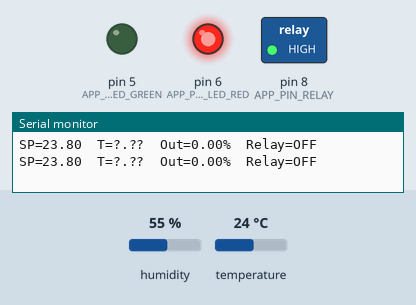
Bench run of a program on a simulated Arduino Mega 2560, built with avr-gcc and run on an emulated ATmega2560. Parts: switched loads named in the program (green lamp = pin HIGH), output pins drawn as LEDs (lit = HIGH), the last lines printed to the serial monitor. Wiring (inferred from the names in the program): DHT11 sensor: data pin 7. Dashed ring = blinking. The test bench sets the inputs (shaded band); at power-on: temperature 24 °C, humidity 55 %. Pins used as bus, display or sensor lines are not drawn.

Above: at 5.0 s.
5.1 s: temperature set to 22 °C
At 7.7 s:
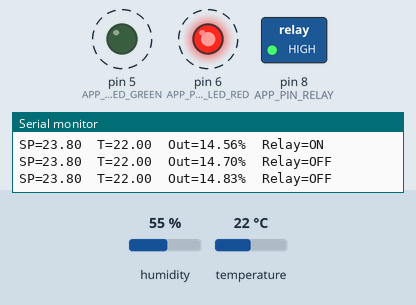
15.0 s: temperature set to 14 °C
21.4 s: temperature set to 11 °C
At 22.3 s:
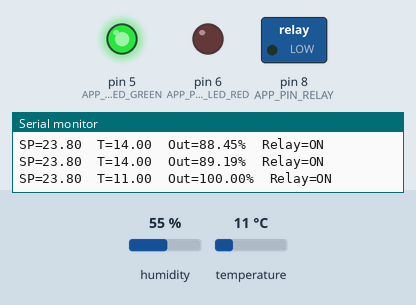
22.9 s: temperature set to 19 °C
At 26.2 s:
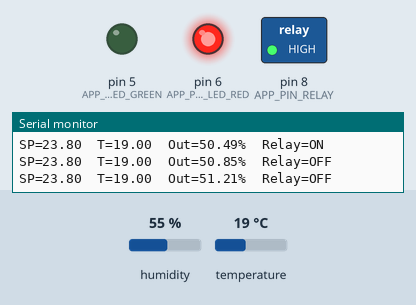
29.3 s: temperature set to 12 °C
Timing chart, 0 to 31.9 s (numbered marks = the images above; inputs shaded):
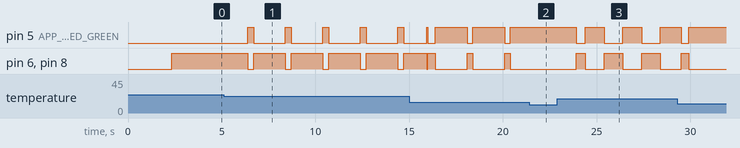

The program:

main.cpp
```cpp
/* ==========================================================================
 *  main.cpp
 *  Lab 6 - Part 2 - Variant A : PID Temperature Control with hysteresis-free
 *  closed-loop regulation, DHT11 sensor, relay-driven resistor heater.
 *
 *  Architecture: cooperative time-triggered scheduler in loop().
 *  Each "task" runs at its own period using millis() timing. Equivalent to
 *  three FreeRTOS tasks but without the overhead of a preemptive kernel,
 *  the heap, or per-task stacks. Functionally identical for periodic
 *  control loops because all three "tasks" run to completion in well under
 *  their period.
 *
 *  Layered architecture (MCAL/ECAL/SRV/APP):
 *    APP  - this file (scheduler + state)
 *    SRV  - srv_pid (PID controller), srv_tpo (Time-Proportional Output)
 *    ECAL - ed_dht (sensor), ed_relay (actuator), ed_led (indicator)
 *
 *  Output is one human-readable status line per APP_T_DISP_MS, sent over
 *  the standard serial port at 9600 baud. STDIO printf is redirected to
 *  Serial via mcal_stdio in setup() so any module can call printf().
 * ========================================================================== */
#include <Arduino.h>
#include <stdio.h>
#include <stdlib.h>

#include "app_config.h"
#include "ed_dht.h"
#include "ed_relay.h"
#include "ed_led.h"
#include "srv_pid.h"
#include "srv_tpo.h"

/* --- printf -> Serial redirect (so STDIO works as required) --- */
static int put_to_serial(char c, FILE *)
{
    if (c == '\n') Serial.write('\r');
    Serial.write(c);
    return 0;
}
static FILE s_stdout;

/* --- shared application state --- */
static srv_pid_t g_pid;
static srv_tpo_t g_tpo;

static float g_setpoint      = APP_PID_SETPOINT_C;
static float g_temperature_c = 0.0f;
static int   g_temp_valid    = 0;
static float g_pid_output    = 0.0f;
static int   g_relay_on      = 0;

/* --- "task" period trackers (ms) --- */
static unsigned long t_last_acq  = 0;
static unsigned long t_last_ctrl = 0;
static unsigned long t_last_disp = 0;

/* --- serial setpoint input buffer --- */
static char    s_rx_buf[8];
static uint8_t s_rx_len = 0;

/* ------------------------------------------------------------------------- */
/*  Print a float with 2 decimals using only integer math.
 *  Avoids dtostrf() and Serial.print(float, 2) which on AVR pull in heavy
 *  format machinery.
 * ------------------------------------------------------------------------- */
static void print_fixed2(float v)
{
    long centi = (long)(v * 100.0f + (v >= 0.0f ? 0.5f : -0.5f));
    if (centi < 0) { Serial.print('-'); centi = -centi; }
    Serial.print(centi / 100);
    Serial.print('.');
    long frac = centi % 100;
    if (frac < 10) Serial.print('0');
    Serial.print(frac);
}

/* ------------------------------------------------------------------------- */
/*  Equivalent of "Task_Acquisition" (FreeRTOS).
 *  Reads DHT11 every APP_T_ACQ_MS milliseconds.
 * ------------------------------------------------------------------------- */
static void run_acquisition(void)
{
    float t = 0.0f;
    if (ed_dht_read_temperature(&t)) {
        g_temperature_c = t;
        g_temp_valid    = 1;
    } else {
        g_temp_valid    = 0;
    }
}

/* ------------------------------------------------------------------------- */
/*  Equivalent of "Task_Control" (FreeRTOS).
 *  Runs PID -> TPO every APP_T_CTRL_MS milliseconds. Drives relay + LEDs.
 * ------------------------------------------------------------------------- */
static void run_control(void)
{
    const float dt_s = ((float)APP_T_CTRL_MS) / 1000.0f;

    if (g_temp_valid) {
        g_pid_output = srv_pid_compute(&g_pid, g_setpoint,
                                       g_temperature_c, dt_s);
    } else {
        /* Safety: if sensor unreadable, force OFF and reset the PID so we
         * start clean when sensor returns.                                 */
        g_pid_output = 0.0f;
        srv_pid_reset(&g_pid);
    }

    srv_tpo_set_duty(&g_tpo, g_pid_output);
    g_relay_on = srv_tpo_eval(&g_tpo, (uint32_t)millis());

    ed_relay_set(g_relay_on ? ED_RELAY_ON : ED_RELAY_OFF);
    ed_led_set(ED_LED_ID_GREEN, g_relay_on ? ED_LED_ON  : ED_LED_OFF);
    ed_led_set(ED_LED_ID_RED,   g_relay_on ? ED_LED_OFF : ED_LED_ON);
}

/* ------------------------------------------------------------------------- */
/*  Equivalent of "Task_Display" (FreeRTOS).
 *  Prints one status line every APP_T_DISP_MS milliseconds.
 * ------------------------------------------------------------------------- */
static void run_display(void)
{
    Serial.print(F("SP="));
    print_fixed2(g_setpoint);
    Serial.print(F("  T="));
    if (g_temp_valid) {
        print_fixed2(g_temperature_c);
    } else {
        Serial.print(F("?.??"));
    }
    Serial.print(F("  Out="));
    print_fixed2(g_pid_output);
    Serial.print(F("%  Relay="));
    Serial.println(g_relay_on ? F("ON ") : F("OFF"));
}

/* ------------------------------------------------------------------------- */
/*  Reads characters from Serial without blocking. On newline, parses the
 *  accumulated string as a float and updates g_setpoint if in range.
 *  Usage: type a number (e.g. "28.5") and press Enter.
 * ------------------------------------------------------------------------- */
static void run_serial_input(void)
{
    while (Serial.available()) {
        char c = (char)Serial.read();
        if (c == '\r' || c == '\n') {
            if (s_rx_len > 0) {
                s_rx_buf[s_rx_len] = '\0';
                float val = (float)atof(s_rx_buf);
                if (val >= 10.0f && val <= 50.0f) {
                    g_setpoint = val;
                    srv_pid_reset(&g_pid);
                    Serial.print(F("SP -> "));
                    print_fixed2(g_setpoint);
                    Serial.println(F(" C"));
                } else {
                    Serial.println(F("ERR: setpoint must be 10-50 C"));
                }
                s_rx_len = 0;
            }
        } else if (s_rx_len < (uint8_t)(sizeof(s_rx_buf) - 1)) {
            s_rx_buf[s_rx_len++] = c;
        }
    }
}

/* ========================================================================= */
void setup(void)
{
    /* Serial up. Long delay so host USB enumerates before banner.          */
    Serial.begin(APP_SERIAL_BAUD);
    delay(2000);

    /* Bind printf to Serial so any module can use STDIO.                   */
    fdev_setup_stream(&s_stdout, put_to_serial, NULL, _FDEV_SETUP_WRITE);
    stdout = &s_stdout;

    /* Banner                                                               */
    Serial.println();
    Serial.println(F("======================================================="));
    Serial.println(F(" Lab 6 - Part 2 Var A : PID Temperature Control"));
    Serial.println(F(" Cooperative scheduler, DHT11 + Relay + LEDs"));
    Serial.println(F("======================================================="));
    Serial.print  (F("SetPoint  : "));
    print_fixed2(APP_PID_SETPOINT_C);
    Serial.println(F(" C"));
    Serial.print  (F("Pins      : DHT="));  Serial.print(APP_PIN_DHT);
    Serial.print  (F("  Relay="));          Serial.print(APP_PIN_RELAY);
    Serial.print  (F("  GREEN="));          Serial.print(APP_PIN_LED_GREEN);
    Serial.print  (F("  RED="));            Serial.println(APP_PIN_LED_RED);
    Serial.println(F("-------------------------------------------------------"));
    Serial.flush();

    /* Bring up drivers and services                                        */
    ed_dht_setup();
    ed_relay_setup();
    ed_led_setup();
    srv_pid_init(&g_pid,
                 APP_PID_KP, APP_PID_KI, APP_PID_KD,
                 APP_PID_OUT_MIN, APP_PID_OUT_MAX);
    srv_tpo_init(&g_tpo, APP_TPO_WINDOW_MS, (uint32_t)millis());

    /* Initial safe state: relay OFF, red LED on, green LED off             */
    ed_relay_set(ED_RELAY_OFF);
    ed_led_set(ED_LED_ID_GREEN, ED_LED_OFF);
    ed_led_set(ED_LED_ID_RED,   ED_LED_ON);

    Serial.println(F("[OK ] all drivers initialised, entering main loop"));
    Serial.flush();

    /* DHT11 needs ~1 s after power-up before its first valid reading.      */
    delay(1500);

    unsigned long now = millis();
    t_last_acq  = now;
    t_last_ctrl = now;
    t_last_disp = now;
}

/* ========================================================================= */
void loop(void)
{
    unsigned long now = millis();

    /* Serial setpoint input — runs every iteration, non-blocking */
    run_serial_input();

    /* "Task" Acquisition */
    if (now - t_last_acq >= APP_T_ACQ_MS) {
        t_last_acq += APP_T_ACQ_MS;
        run_acquisition();
    }

    /* "Task" Control */
    if (now - t_last_ctrl >= APP_T_CTRL_MS) {
        t_last_ctrl += APP_T_CTRL_MS;
        run_control();
    }

    /* "Task" Display */
    if (now - t_last_disp >= APP_T_DISP_MS) {
        t_last_disp += APP_T_DISP_MS;
        run_display();
    }
}
```

ed_dht.h
```cpp
/* ==========================================================================
 *  ed_dht.h
 *  ECAL-layer driver for the DHT11 / DHT22 temperature-humidity sensor.
 *  Wraps Adafruit's DHT library behind a thin C interface so the rest of
 *  the application does not pull in C++ classes.
 * ========================================================================== */
#ifndef ED_DHT_H
#define ED_DHT_H

#ifdef __cplusplus
extern "C" {
#endif

/*  Initialise the DHT driver on the pin declared in app_config.h.           */
void ed_dht_setup(void);

/*  Read one temperature sample.
 *  @param out_temp_c  Pointer that receives the value in degrees Celsius.
 *  @return            1 on success, 0 on checksum / timeout failure.        */
int  ed_dht_read_temperature(float *out_temp_c);

/*  Read one humidity sample.
 *  @param out_humidity  Pointer that receives relative humidity in %.
 *  @return              1 on success, 0 on failure.                         */
int  ed_dht_read_humidity(float *out_humidity);

#ifdef __cplusplus
}
#endif

#endif /* ED_DHT_H */
```

ed_led.h
```cpp
/* ==========================================================================
 *  ed_led.h
 *  ECAL-layer driver for the indicator LEDs (green = heater ON,
 *  red = heater OFF). Multi-instance design based on LED IDs, following
 *  the pattern shown in the lab reference material (A.2 ed_button.h).
 * ========================================================================== */
#ifndef ED_LED_H
#define ED_LED_H

#ifdef __cplusplus
extern "C" {
#endif

/*  LED identifiers. Keep ED_LED_ID_NR_OF as the last item.                 */
enum {
    ED_LED_ID_GREEN = 0,
    ED_LED_ID_RED,
    ED_LED_ID_NR_OF
};

typedef enum {
    ED_LED_OFF = 0,
    ED_LED_ON  = 1
} ed_led_state_t;

/*  Initialise all LED pins as outputs and force them OFF.                  */
void ed_led_setup(void);

/*  Command one LED ON or OFF. Unknown IDs are silently ignored.            */
void ed_led_set(int led_id, ed_led_state_t state);

#ifdef __cplusplus
}
#endif

#endif /* ED_LED_H */
```

ed_relay.h
```cpp
/* ==========================================================================
 *  ed_relay.h
 *  ECAL-layer driver for a single-channel, active-LOW relay module used to
 *  switch the resistor heater on and off.
 *
 *  The driver exposes ON/OFF semantics; the active-LOW inversion is
 *  handled internally so the application never has to think about it.
 * ========================================================================== */
#ifndef ED_RELAY_H
#define ED_RELAY_H

#ifdef __cplusplus
extern "C" {
#endif

typedef enum {
    ED_RELAY_OFF = 0,
    ED_RELAY_ON  = 1
} ed_relay_state_t;

/*  Initialise the relay pin as output and force the safe state (OFF).      */
void             ed_relay_setup(void);

/*  Command the relay to the given state.                                   */
void             ed_relay_set(ed_relay_state_t state);

/*  Return the last state commanded via ed_relay_set().                     */
ed_relay_state_t ed_relay_get_state(void);

#ifdef __cplusplus
}
#endif

#endif /* ED_RELAY_H */
```

srv_pid.h
```cpp
/* ==========================================================================
 *  srv_pid.h
 *  SRV-layer Proportional-Integral-Derivative (PID) controller.
 *
 *  Direct-acting: error = SetPoint - Measured, so a positive error asks
 *  for MORE heat (the heater is a direct-acting actuator).
 *
 *  The context struct is opaque from the caller's point of view but kept
 *  in the header so the user can allocate it on the stack / statically.
 * ========================================================================== */
#ifndef SRV_PID_H
#define SRV_PID_H

#ifdef __cplusplus
extern "C" {
#endif

typedef struct {
    /* Tuning */
    float kp;
    float ki;
    float kd;

    /* Output clamp */
    float out_min;
    float out_max;

    /* Internal state */
    float integral;
    float prev_error;
    int   first_run;
} srv_pid_t;

/*  Initialise a PID instance with gains and output saturation limits.
 *  Clears integral and previous-error state.                               */
void  srv_pid_init(srv_pid_t *pid,
                   float kp, float ki, float kd,
                   float out_min, float out_max);

/*  Clear integral accumulator and previous-error memory. Call whenever
 *  the loop is disabled or the setpoint changes abruptly.                  */
void  srv_pid_reset(srv_pid_t *pid);

/*  Run one PID iteration.
 *  @param setpoint  Desired value.
 *  @param measured  Current measured value.
 *  @param dt_s      Seconds elapsed since the previous call (must be > 0).
 *  @return Output clamped to [out_min, out_max] with conditional-integration
 *          anti-windup.                                                    */
float srv_pid_compute(srv_pid_t *pid,
                      float setpoint, float measured, float dt_s);

#ifdef __cplusplus
}
#endif

#endif /* SRV_PID_H */
```

srv_tpo.h
```cpp
/* ==========================================================================
 *  srv_tpo.h
 *  SRV-layer Time-Proportional Output (TPO).
 *
 *  Converts a 0..100 % continuous control signal (from the PID) into a
 *  relay ON/OFF waveform inside a fixed time window. Example with a 2000 ms
 *  window and a 60 % duty:
 *
 *      | ON for 1200 ms | OFF for 800 ms | ON for 1200 ms | OFF for 800 ms | ...
 *
 *  This is the standard way to use a relay as a "pseudo-PWM" actuator
 *  without destroying its contacts with fast switching.
 * ========================================================================== */
#ifndef SRV_TPO_H
#define SRV_TPO_H

#include <stdint.h>

#ifdef __cplusplus
extern "C" {
#endif

typedef struct {
    uint32_t window_ms;        /* Total window length in ms               */
    uint32_t window_start_ms;  /* millis() value at which current window began */
    float    duty_pct;         /* Currently requested duty 0..100         */
} srv_tpo_t;

/*  Initialise a TPO instance with a window length.
 *  @param now_ms  Current millis() reading; used to anchor the window.   */
void srv_tpo_init(srv_tpo_t *tpo, uint32_t window_ms, uint32_t now_ms);

/*  Change the requested duty cycle. Takes effect in the current window
 *  without waiting for the next one.                                     */
void srv_tpo_set_duty(srv_tpo_t *tpo, float duty_pct);

/*  Evaluate the TPO for the current moment and return the desired relay
 *  state: 1 = ON, 0 = OFF.                                               */
int  srv_tpo_eval(srv_tpo_t *tpo, uint32_t now_ms);

#ifdef __cplusplus
}
#endif

#endif /* SRV_TPO_H */
```

ed_dht.cpp
```cpp
/* ==========================================================================
 *  ed_dht.cpp
 *  Minimal hand-written DHT11 driver. Bit-bangs the 1-wire-like protocol
 *  directly on the data pin. Zero dependencies on Adafruit DHT.
 *
 *  Uses micros() for pulse measurement — immune to digitalRead() overhead
 *  variations across AVR pin/timer assignments.
 *
 *  No ATOMIC_BLOCK needed: the Timer0 ISR adds at most ~1 µs jitter per
 *  pulse measurement, negligible against the 44 µs gap between a 0-bit
 *  (~26 µs HIGH) and a 1-bit (~70 µs HIGH).
 * ========================================================================== */
#include "ed_dht.h"
#include "app_config.h"
#include <Arduino.h>

extern "C" void ed_dht_setup(void)
{
    pinMode(APP_PIN_DHT, INPUT_PULLUP);
}

static int dht11_read_raw(uint8_t out[5])
{
    /* 1. Start signal: drive LOW >= 18 ms, then release to pull-up. */
    pinMode(APP_PIN_DHT, OUTPUT);
    digitalWrite(APP_PIN_DHT, LOW);
    delay(20);
    digitalWrite(APP_PIN_DHT, HIGH);
    delayMicroseconds(30);
    pinMode(APP_PIN_DHT, INPUT_PULLUP);

    uint8_t bytes[5] = {0, 0, 0, 0, 0};
    unsigned long t;

    /* 2. Response: sensor pulls LOW ~80 µs then HIGH ~80 µs. */
    t = micros();
    while (digitalRead(APP_PIN_DHT) == HIGH)
        if (micros() - t > 500UL) return 0;

    t = micros();
    while (digitalRead(APP_PIN_DHT) == LOW)
        if (micros() - t > 500UL) return 0;

    t = micros();
    while (digitalRead(APP_PIN_DHT) == HIGH)
        if (micros() - t > 500UL) return 0;

    /* 3. Read 40 bits.
     *    Each bit: ~50 µs LOW gap, then HIGH ~26 µs ('0') or ~70 µs ('1'). */
    for (uint8_t i = 0; i < 40; i++) {
        t = micros();
        while (digitalRead(APP_PIN_DHT) == LOW)
            if (micros() - t > 200UL) return 0;

        t = micros();
        while (digitalRead(APP_PIN_DHT) == HIGH)
            if (micros() - t > 200UL) return 0;
        unsigned long pulse = micros() - t;

        bytes[i / 8] <<= 1;
        if (pulse > 40UL) bytes[i / 8] |= 1;   /* 40 µs midpoint: 0-bit ~26, 1-bit ~70 */
    }

    /* 4. Checksum (low 8 bits of sum of first 4 bytes). */
    if (((bytes[0] + bytes[1] + bytes[2] + bytes[3]) & 0xFF) != bytes[4])
        return 0;

    out[0] = bytes[0]; out[1] = bytes[1]; out[2] = bytes[2];
    out[3] = bytes[3]; out[4] = bytes[4];
    return 1;
}

extern "C" int ed_dht_read_temperature(float *out_temp_c)
{
    if (!out_temp_c) return 0;
    uint8_t b[5];
    if (!dht11_read_raw(b)) return 0;
    *out_temp_c = (float)b[2] + (float)b[3] / 10.0f;
    return 1;
}

extern "C" int ed_dht_read_humidity(float *out_humidity)
{
    if (!out_humidity) return 0;
    uint8_t b[5];
    if (!dht11_read_raw(b)) return 0;
    *out_humidity = (float)b[0] + (float)b[1] / 10.0f;
    return 1;
}
```

Source omitted: ed_led.cpp (1033 bytes), ed_relay.cpp (1151 bytes), srv_pid.cpp (2469 bytes), srv_tpo.cpp (1589 bytes), app_config.h (1256 bytes)

Measured:
- the behaviour switches between 24 and 23 °C on temperature (found by bisection; images 0 and 1)
- the behaviour switches between 13 and 12 °C on temperature (found by bisection; images 1 and 2)
- after the input at 5.1 s, pin 5 (APP_PIN_LED_GREEN): alternates HIGH for 0.30 s and LOW for 1.7 s, starting after 1.3 s; pin 6 (APP_PIN_LED_RED), pin 8 (APP_PIN_RELAY): alternates HIGH for 1.7 s and LOW for 0.30 s, starting after 1.3 s
- after the input at 21.4 s, pin 5 (APP_PIN_LED_GREEN): stays HIGH (without the input it goes to LOW after 0.80 s); pin 6 (APP_PIN_LED_RED), pin 8 (APP_PIN_RELAY): stays LOW (without the input it goes to HIGH after 0.80 s)
- after the input at 22.9 s, pin 5 (APP_PIN_LED_GREEN): HIGH → LOW after 1.0 s, then repeats every 2.0 s: HIGH 1.0 s, LOW 1.0 s; pin 6 (APP_PIN_LED_RED), pin 8 (APP_PIN_RELAY): LOW → HIGH after 1.0 s, then repeats every 2.0 s: LOW 1.0 s, HIGH 1.0 s
